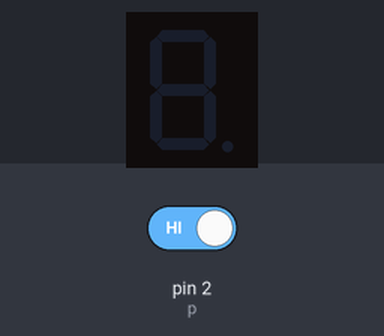
This sketch was run on a simulated Arduino Uno, built with avr-gcc and run on an emulated ATmega328P. On the bench: 1-digit seven-segment display. Wiring (inferred from the names in the program): 1-digit 7-segment display, segments lit when HIGH: segments pin 5, pin 6, pin 7, pin 8, pin 9, pin 10, pin 11. Inputs (shaded band) come from the test bench; at power-on: pin 2 (p) HIGH. The segment pins are drawn as the display they are named for.

Above: at 1.2 s.
1.3 s: pin 2 (p) driven LOW
At 2.0 s:
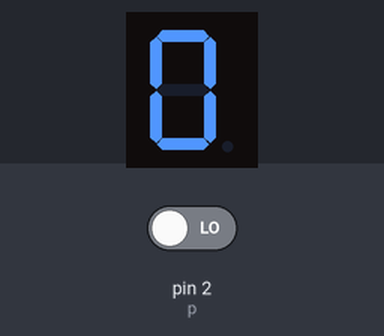
2.8 s: pin 2 (p) driven HIGH
At 12.0 s:
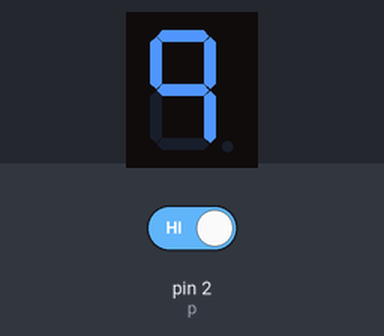
Timing chart, 0 to 13.5 s (numbered marks = the images above; inputs shaded):
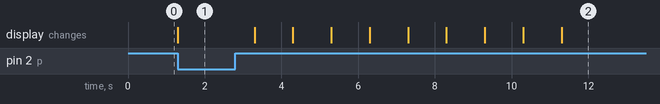

Measured:
- after the input at 1.3 s, the display: changes at once (image 1)
- after the input at 2.8 s, the display: first changes after 0.50 s (image 2 shows a later state)

The sketch:

EX3.ino
```cpp
/**************************************************************************
**                                                                       **
**                                                                       **
**                                TÍTOL:                                 **
**                                                                       **
**                                                                       **
**                                                                       **
**                                                                       **
**NOM: Bogdan Laurentiu Cucura                            DATA:          **
**************************************************************************/

//****************************INCLUDE**************************************


//****************************VARIABLE*************************************

const byte a = 5;
const byte b = 6;
const byte c = 7;
const byte d = 8;
const byte e = 9;
const byte f = 10;
const byte g = 11;
const byte p = 2;
byte button = 0;
int temps = 1000;
int A = 1;
//****************************SETUP****************************************

void setup() {                 //configura el final de salida
pinMode (a, OUTPUT);
pinMode (b, OUTPUT);
pinMode (c, OUTPUT);
pinMode (d, OUTPUT);
pinMode (e, OUTPUT);
pinMode (f, OUTPUT);
pinMode (g, OUTPUT);
pinMode (p, INPUT);
}

//****************************LOOP*****************************************
void loop() {
button = digitalRead (p);


if ( button == 0 )
{
  A = 0;
  A = A - 1;
digitalWrite (a, HIGH);
digitalWrite (b, HIGH);
digitalWrite (c, HIGH);
digitalWrite (d, HIGH);
digitalWrite (e, HIGH);
digitalWrite (f, HIGH);
digitalWrite (g, LOW);

delay(temps);

}
else if ( A == -1)
{
digitalWrite (a, LOW);
digitalWrite (b, HIGH);
digitalWrite (c, HIGH);
digitalWrite (d, LOW);
digitalWrite (e, LOW);
digitalWrite (f, LOW);
digitalWrite (g, LOW);

delay(temps);
A = A - 1;
}
if ( A == -2)
{
digitalWrite (a, HIGH);
digitalWrite (b, HIGH);
digitalWrite (c, LOW);
digitalWrite (d, HIGH);
digitalWrite (e, HIGH);
digitalWrite (f, LOW);
digitalWrite (g, HIGH);

delay(temps);
A = A - 1;
}
else if ( A == -3)
{
digitalWrite (a, HIGH);
digitalWrite (b, HIGH);
digitalWrite (c, HIGH);
digitalWrite (d, HIGH);
digitalWrite (e, LOW);
digitalWrite (f, LOW);
digitalWrite (g, HIGH);

delay(temps);
A = A - 1;
}
if ( A == -4)
{
digitalWrite (a, LOW);
digitalWrite (b, HIGH);
digitalWrite (c, HIGH);
digitalWrite (d, LOW);
digitalWrite (e, LOW);
digitalWrite (f, HIGH);
digitalWrite (g, HIGH);

delay(temps);
A = A - 1;
}
else if ( A == -5)
{
digitalWrite (a, HIGH);
digitalWrite (b, LOW);
digitalWrite (c, HIGH);
digitalWrite (d, HIGH);
digitalWrite (e, LOW);
digitalWrite (f, HIGH);
digitalWrite (g, HIGH);

delay(temps);
A = A - 1;
}
if ( A == -6)
{
digitalWrite (a, HIGH);
digitalWrite (b, LOW);
digitalWrite (c, HIGH);
digitalWrite (d, HIGH);
digitalWrite (e, HIGH);
digitalWrite (f, HIGH);
digitalWrite (g, HIGH);

delay(temps);
A = A - 1;
}
else if ( A == -7)
{
digitalWrite (a, HIGH);
digitalWrite (b, HIGH);
digitalWrite (c, HIGH);
digitalWrite (d, LOW);
digitalWrite (e, LOW);
digitalWrite (f, LOW);
digitalWrite (g, LOW);

delay(temps);
A = A - 1;
}
if ( A == -8)
{
digitalWrite (a, HIGH);
digitalWrite (b, HIGH);
digitalWrite (c, HIGH);
digitalWrite (d, HIGH);
digitalWrite (e, HIGH);
digitalWrite (f, HIGH);
digitalWrite (g, HIGH);

delay(temps);
A = A - 1;
}
else if ( A == -9)
{
digitalWrite (a, HIGH);
digitalWrite (b, HIGH);
digitalWrite (c, HIGH);
digitalWrite (d, LOW);
digitalWrite (e, LOW);
digitalWrite (f, HIGH);
digitalWrite (g, HIGH);

delay(temps);
A = A - 1;
}
}


//****************************FUNCIONS*************************************
```
